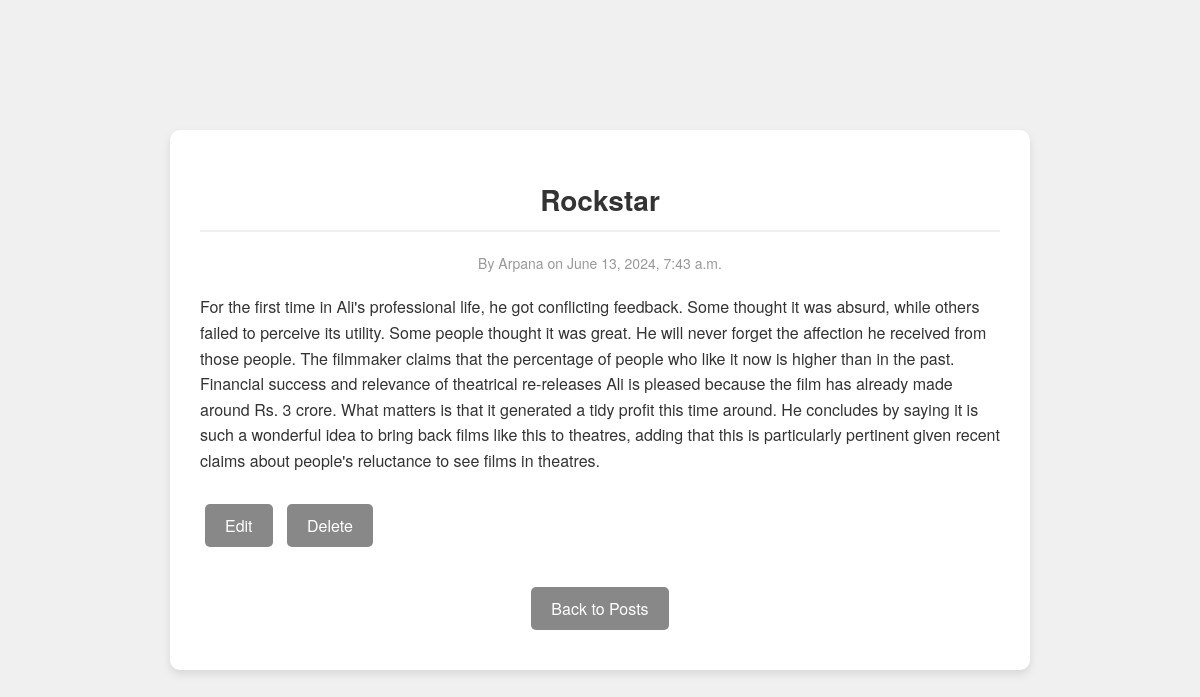
Page /blog/12/ (signed in) on the committed database.
### myapp/models.py (models this page shows, shortened)
class BlogPost(models.Model):
    author = models.ForeignKey(User, on_delete=models.CASCADE)
    title = models.CharField(max_length=200)
    content = models.TextField()
    created_at = models.DateTimeField(auto_now_add=True)
    updated_at = models.DateTimeField(auto_now=True)

### myapp/views.py (the view)
# urls.py: path('blog/<int:pk>/', views.blog_detail, name='blog_detail'),
@login_required
def blog_detail(request, pk):
    post = get_object_or_404(BlogPost, pk=pk)
    return render(request, 'blog_detail.html', {'post': post})

### myapp/templates/blog_detail.html (shortened to what this page needs)
<!DOCTYPE html>
<html lang="en">
<head>
</head>
<body>
    <div class="container">
        <h1>{{ post.title }}</h1>
        <p class="post-meta">By {{ post.author.username }} on {{ post.created_at }}</p>
        <div class="post-content">
            <p>{{ post.content }}</p>
        </div>
        <a class="button" href="{% url 'blog_edit' post.pk %}">Edit</a>
        <a class="button" href="{% url 'post_confirm_delete' post.pk %}">Delete</a>
        <div class="back-link">
            <a class="button" href="{% url 'blog' %}">Back to Posts</a>
        </div>
    </div>
</body>
</html>

### myapp/templates/blog_detail.html (style rules this page uses)
body { font-family: 'Helvetica Neue', Arial, sans-serif; background-color: #f0f0f0; margin: 0; padding: 0; display: flex; justify-content: center; align-items: center; min-height: 100vh; color: #333; }
.container { background-color: #fff; padding: 30px; border-radius: 10px; box-shadow: 0 4px 8px rgba(0, 0, 0, 0.1); width: 90%; max-width: 800px; margin: 20px; }
h1 { color: #333; margin-bottom: 20px; font-size: 28px; text-align: center; border-bottom: 2px solid #f0f0f0; padding-bottom: 10px; }
p { line-height: 1.6; margin-bottom: 20px; }
.post-meta { color: #999; margin-bottom: 20px; text-align: center; font-size: 14px; }
.post-content { font-size: 16px; margin-bottom: 20px; }
a.button { display: inline-block; padding: 10px 20px; margin: 10px 5px; background-color: #888; color: #fff; text-decoration: none; border-radius: 5px; transition: background-color 0.3s ease; }
.back-link { display: block; text-align: center; margin-top: 20px; }

### rows in the picture
BlogPost: title "Rockstar", author.username "Arpana", created_at "June 13, 2024, 7:43 a.m.", content "For the first time in Ali's professional life, he got conflicting feedback. Some thought it was absurd, while others failed to perceive its utility. Some people thought it was great. He will never forget the affection he received from those people. The filmmaker claims that the percentage of people who like it now is higher than in the past. Financial success and relevance of theatrical re-releases Ali is pleased because the film has already made around Rs. 3 crore. What matters is that it generated a tidy profit this time around. He concludes by saying it is such a wonderful idea to bring back films like this to theatres, adding that this is particularly pertinent given recent claims about…"
